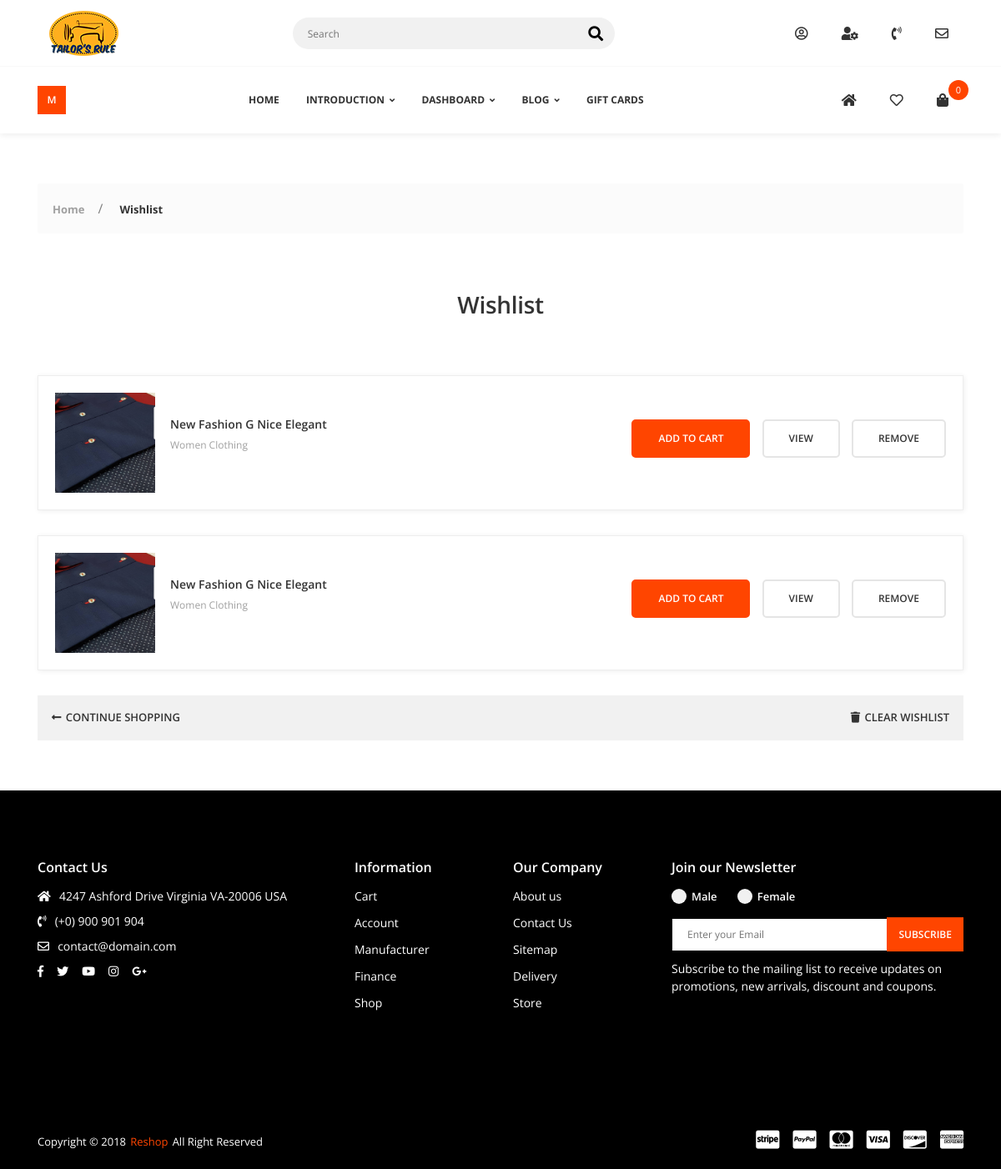
The app's page /store/wishlist (signed in) with its own data.
### Store/models.py (models this page shows)
class ProductsImage(models.Model):
    products = models.ForeignKey(Product, on_delete=models.CASCADE, related_name='project_img')
    image = models.FileField(upload_to='products')
    is_cover = models.BooleanField(default=False)

class WishList(models.Model):
    user = models.ForeignKey(CustomUser, on_delete=models.CASCADE)
    product = models.ForeignKey(Product, on_delete=models.CASCADE, related_name='wish_product')

class Product(models.Model):
    name = models.CharField(max_length=50)
    discount = models.CharField(max_length=10)
    price = models.CharField(max_length=10)
    stock_amount = models.CharField(max_length=20)
    amount_left = models.CharField(max_length=20)
    description = models.TextField(max_length=1000)
    information = models.TextField()
    category = models.ForeignKey(Category, on_delete=models.CASCADE)
    color = models.TextField()
    size = models.TextField()
    amount_sold = models.PositiveIntegerField(default=0)
    rating = models.PositiveIntegerField(default=0)

### Store/views.py (the view)
# urls.py: path('wishlist', views.wish_list, name='wishlist'),
def wish_list(request):
    wish = WishList.objects.filter(user=request.user)
    return render(request, 'wishList.html', {'wish': wish})

### Store/templatetags/custom_tags.py (called while the page is built)
@register.filter
def subtotal(cart):
    price = 0
    for x in cart:
        price += (int(x.product.price)*int(x.quantity))
    return price

@register.filter
def count(cart):
    return len(cart)

### Store/templates/wishList.html (shortened to what this page needs)
{% extends 'home.html' %}
{% load static %}
{% block content %}
    <div class="app-content">
        <div class="u-s-p-y-60">
            <div class="section__content">
                <div class="container">
                    <div class="breadcrumb">
                        <div class="breadcrumb__wrap">
                            <ul class="breadcrumb__list">
                                <li class="has-separator">
                                    <a href="index.html">Home</a></li>
                                <li class="is-marked">
                                    <a href="wishlist.html">Wishlist</a></li>
                            </ul>
                        </div>
                    </div>
                </div>
            </div>
        </div>
        <div class="u-s-p-b-60">
            <div class="section__intro u-s-m-b-60">
                <div class="container">
                    <div class="row">
                        <div class="col-lg-12">
                            <div class="section__text-wrap">
                                <h1 class="section__heading u-c-secondary">Wishlist</h1>
                            </div>
                        </div>
                    </div>
                </div>
            </div>
            <div class="section__content">
                <div class="container">
                    <div class="row">
                        <div class="col-lg-12 col-md-12 col-sm-12" id="content">
                            {% for x in wish %}
                            <div class="w-r u-s-m-b-30 info" data-spy="{{x.product.id}}" id="{{x.product.size}}">
                                <div class="w-r__container">
                                    <div class="w-r__wrap-1">
                                        <div class="w-r__img-wrap">
                                            {% for y in x.product.project_img.all %}
                                                {% if y.is_cover %}
                                                    <img class="u-img-fluid" src="{{y.image.url}}" alt="" style="max-height: 120px;">
                                                {% endif %}
                                            {% endfor %}
                                        </div>
                                        <div class="w-r__info">
                                            <span class="w-r__name">
                                                <a href="product-detail.html">{{x.product.name}}</a></span>
                                            <span class="w-r__category">
                                                <a href="shop-side-version-2.html">Women Clothing</a></span>
                                            <span class="w-r__price" id="{{x.product.new_price}}">{{x.product.new_price}}
                                                </span>
                                        </div>
                                    </div>
                                    <div class="w-r__wrap-2">
                                        <a class="w-r__link btn--e-brand-b-2" id="id-{{x.product.id}}" data-modal="modal" data-modal-id="#add-to-cart">ADD TO CART</a>
                                        <a class="w-r__link btn--e-transparent-platinum-b-2" href="{% url 'details' x.product.id %}">VIEW</a>
                                        <a class="w-r__link btn--e-transparent-platinum-b-2 REMOVE" id="{{x.product.id}}">REMOVE</a></div>
                                </div>
                            </div>
                            {% endfor %}
                        </div>
                        <div class="col-lg-12">
                            <div class="route-box">
                                <div class="route-box__g">
                                    <a class="route-box__link" href="shop-side-version-2.html"><i class="fas fa-long-arrow-alt-left"></i>
                                        <span>CONTINUE SHOPPING</span></a></div>
                                <div class="route-box__g">
                                    <a class="route-box__link clear"><i class="fas fa-trash"></i>
                                        <span>CLEAR WISHLIST</span></a></div>
                            </div>
                        </div>
                    </div>
                </div>
            </div>
        </div>
    </div>
{% endblock content %}

### records on screen
WishList: product.name "New Fashion G Nice Elegant"
ProductsImage: image (picture)
WishList: product.name "New Fashion G Nice Elegant"

### other values on screen
{{ carts|count }} "0"
